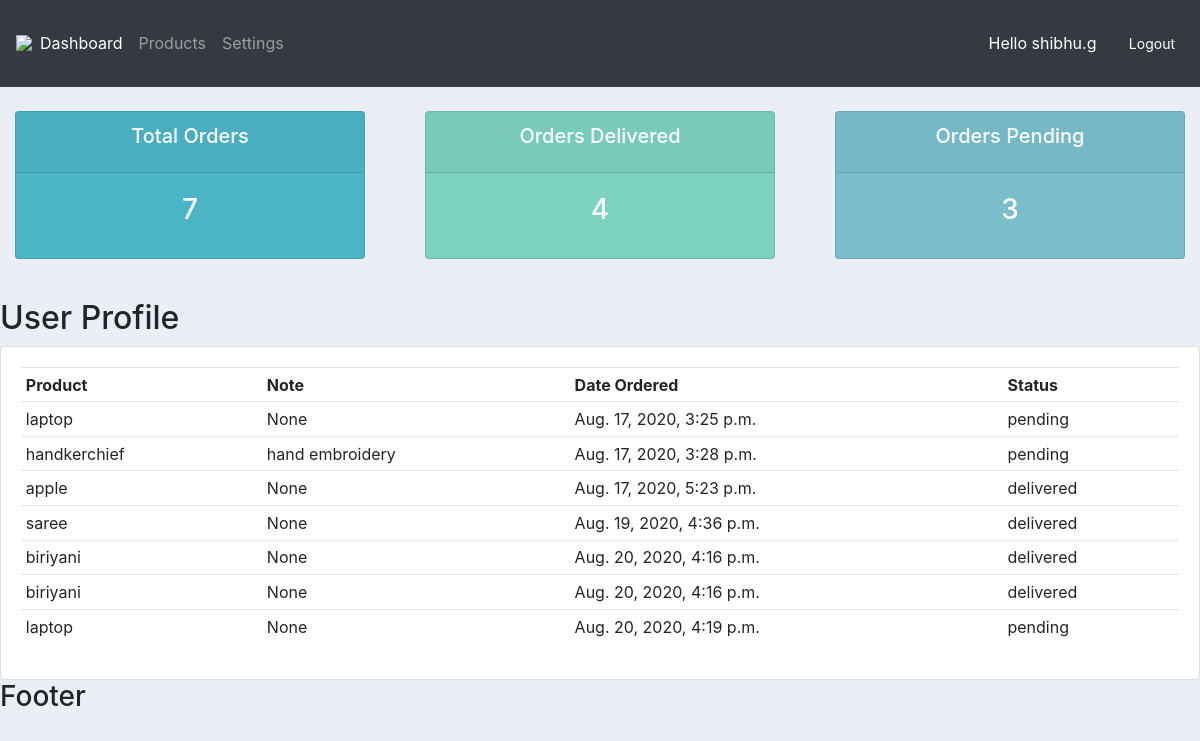
Page /users/ (signed in) on the committed database.
### dennisapp/models.py (models this page shows, shortened)
class Status(models.Model):
    STATUS = (
        ('pending','pending'),
        ('delivered','delivered'),
        ('out for delivery', 'out for delivery'),
    )
    customer = models.ForeignKey(Customer, null=True, on_delete=models.SET_NULL)
    product = models.ForeignKey(Product, null=True, on_delete=models.SET_NULL)
    date = models.DateTimeField(auto_now_add=True, null=True)
    status = models.CharField(max_length=200, null=True, choices = STATUS)
    note = models.CharField(max_length=200, null=True)

class Product(models.Model):
    CATEGORY = (
        ('indoor', 'indoor'),
        ('outdoor', 'outdoor'),
    )
    name = models.CharField(max_length = 200, null=True)
    price = models.FloatField(null=True)
    category = models.CharField(max_length = 200, null=True, choices = CATEGORY)
    description = models.CharField(max_length = 200, null=True, blank=True)
    date = models.DateTimeField(auto_now_add = True, null=True)
    tags = models.ManyToManyField(Tag)
    def __str__(self):
        return self.name

### dennisapp/decorator.py (the view)
        def wrapper(req, *args, **kwargs):
            group = None
            if req.user.groups.exists():
                group = req.user.groups.all()[0].name
            if group in allowed_roles:
                print('Working', allowed_roles)
                return view_func(req, *args, **kwargs)
            else:
                return HttpResponse('Your not authorised to this page')

### dennisapp/decorator.py (called while the page is built)
def allowed_users(allowed_roles = []):
    def decorators(view_func):
        def wrapper(req, *args, **kwargs):
            group = None
            if req.user.groups.exists():
                group = req.user.groups.all()[0].name
            if group in allowed_roles:
                print('Working', allowed_roles)
                return view_func(req, *args, **kwargs)
            else:
                return HttpResponse('Your not authorised to this page')
        return wrapper
    return decorators

### dennisapp/views.py (called while the page is built)
@login_required(login_url='login')
@allowed_users(allowed_roles=['customer'])
def userpage(req):
    order = req.user.customer.status_set.all()
    orders = Status.objects.all()
    total_orders = order.count()
    status_delivered = order.filter(status='delivered').count()
    status_pending = order.filter(status='pending').count()
    context = {'orders':order, 'total_orders':total_orders,'delivered':status_delivered, 'pending':status_pending}
    return render(req, 'dennisapp/user.html', context)

### templates/dennisapp/user.html (shortened to what this page needs)
<!DOCTYPE html>
{%  extends 'dennisapp/main.html' %}
{% load static %}
{% block content %}
{%  include 'dennisapp/status.html' %}
<br>
<h2> User Profile </h2>
<div class="row">
	<div class="col-md">
		<div class="card card-body">
			<table class="table table-sm">
				<tr>
					<th>Product</th>
					<th>Note</th>
					<th>Date Ordered</th>
					<th>Status</th>
				</tr>
				{% for order in orders %}
				<tr>
					<td>{{order.product}}</td>
					<td>{{order.note}}</td>
					<td>{{order.date}}</td>
					<td>{{order.status}}</td>
				</tr>
				{% endfor %}
			</table>
		</div>
	</div>
</div>
{% endblock %}

### templates/dennisapp/main.html (shortened to what this page needs)
<!DOCTYPE html>
{% load static %}
<html lang="en">
<head>
    <link rel="stylesheet" href="https://stackpath.bootstrapcdn.com/bootstrap/4.5.2/css/bootstrap.min.css">
</head>
<body>
    {% include 'dennisapp/navbar.html' %}
    {% block content%}
     {% endblock %}
    <h3>Footer</h3>
</body>
</html>

### templates/dennisapp/navbar.html (shortened to what this page needs)
{% load static %}
<nav class="navbar navbar-expand-lg navbar-dark bg-dark">
  <img id='sg' src="{% static 'images/sg (2).png'%}">
  <div class="collapse navbar-collapse" id="navbarNav">
    <ul class="navbar-nav">
      <li class="nav-item active">
        <a class="nav-link" href='{% url "dashboard"%}'>Dashboard</a>
      </li>
      <li class="nav-item">
        <a class="nav-link" href="{% url 'products' %}">Products</a>
      </li>
      <li class="nav-item">
        <a class="nav-link" href="{% url 'settings' %}">Settings</a>
      </li>
    </ul>
  </div>
 <span style="color:white; padding:2%;">Hello {{request.user}}</span>
  <span><a href="{% url 'logout' %}"><button class="btn btn-sm btn-dark">Logout</button></a></span>
</nav>

### templates/dennisapp/status.html (shortened to what this page needs)
<!DOCTYPE html>
<html lang="en">
<head>
</head>
<body>
<br>
<div class="row">
	<div class="col">
		<div class="col-md">
			<div class="card text-center text-white  mb-3" id="total-orders">
			  	<div class="card-header">
			  		<h5 class="card-title">Total Orders</h5>
			  	</div>
			  	<div class="card-body">
			    	<h3 class="card-title">{{ total_orders }}</h3>
			  	</div>
			</div>
		</div>
	</div>
	<div class="col">
		<div class="col-md">
			<div class="card text-center text-white  mb-3" id="orders-delivered">
			  	<div class="card-header">
			  		<h5 class="card-title">Orders Delivered</h5>
			  	</div>
			  	<div class="card-body">
			    	<h3 class="card-title">{{ delivered }}</h3>
			  	</div>
			</div>
		</div>
	</div>
	<div class="col">
		<div class="col-md">
			<div class="card text-center text-white  mb-3" id="orders-pending">
			  	<div class="card-header">
			  		<h5 class="card-title">Orders Pending</h5>
			  	</div>
			  	<div class="card-body">
			    	<h3 class="card-title">{{ pending }}</h3>
			  	</div>
			</div>
		</div>
	</div>
</div>
</body>
</html>

### templates/dennisapp/main.html (style rules this page uses)
body { background-color: #ebeff5; }
#total-orders { background-color: #4cb4c7; }
#orders-pending { background-color: #7abecc; }
#orders-delivered { background-color: #7CD1C0; }

### rows in the picture
Status: product "laptop", note "None", date "Aug. 17, 2020, 3:25 p.m.", status "pending"
Status: product "handkerchief", note "hand embroidery", date "Aug. 17, 2020, 3:28 p.m.", status "pending"
Status: product "apple", note "None", date "Aug. 17, 2020, 5:23 p.m.", status "delivered"
Status: product "saree", note "None", date "Aug. 19, 2020, 4:36 p.m.", status "delivered"
Status: product "biriyani", note "None", date "Aug. 20, 2020, 4:16 p.m.", status "delivered"
Status: product "biriyani", note "None", date "Aug. 20, 2020, 4:16 p.m.", status "delivered"
Status: product "laptop", note "None", date "Aug. 20, 2020, 4:19 p.m.", status "pending"

### other values in the picture
{{ request.user }} "shibhu.g"
{{ total_orders }} "7"
{{ delivered }} "4"
{{ pending }} "3"
